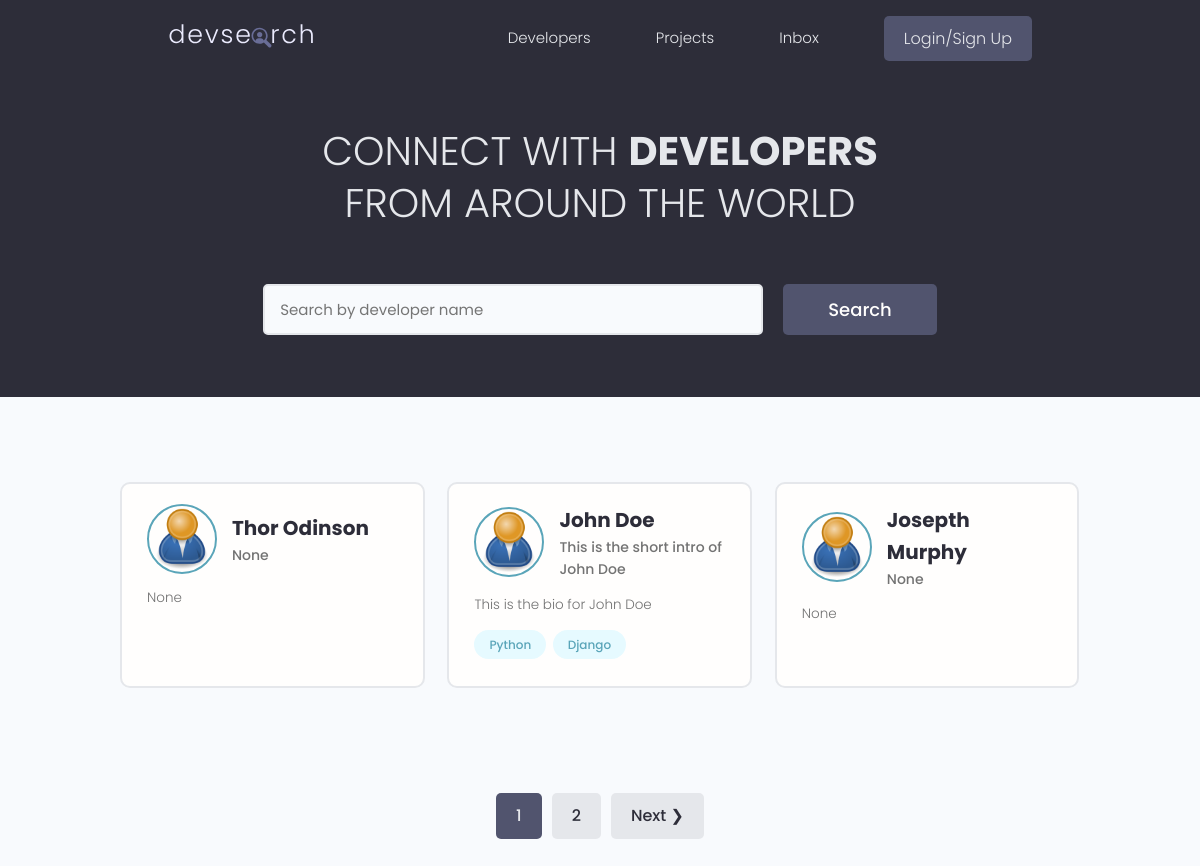
The page / on the database its author committed.
### users/models.py (models this page shows, shortened)
class Profile(models.Model):
    user = models.OneToOneField(User, on_delete=models.CASCADE, null=True, blank=True)
    name = models.CharField(max_length=200, blank=True, null=True)
    email = models.CharField(max_length=500, blank=True, null=True)
    username = models.CharField(max_length=200, blank=True, null=True)
    location = models.CharField(max_length=200, blank=True, null=True)
    short_intro = models.CharField(max_length=200, blank=True, null=True)
    bio = models.TextField(blank=True, null=True)
    profile_image = models.ImageField(null=True, blank=True, upload_to='profiles/', default="profiles/user-default.PNG")
    social_twitter = models.CharField(max_length=200, blank=True, null=True)
    social_linkedin = models.CharField(max_length=200, blank=True, null=True)
    social_github = models.CharField(max_length=200, blank=True, null=True)
    social_youtube = models.CharField(max_length=200, blank=True, null=True)
    social_website = models.CharField(max_length=200, blank=True, null=True)
    created = models.DateField(auto_now_add=True)
    id = models.UUIDField(default=uuid.uuid4, unique=True, primary_key=True, editable=False)

class Skill(models.Model):
    owner = models.ForeignKey(Profile,on_delete=models.CASCADE, null=True, blank=True)
    name = models.CharField(max_length=200, blank=True, null=True)
    description = models.TextField(null=True, blank=True)
    created = models.DateField(auto_now_add=True)
    id = models.UUIDField(default=uuid.uuid4, unique=True, primary_key=True, editable=False)
    def __str__(self):
        return str(self.name)

### users/views.py (the view)
# urls.py: path('', views.profiles, name="profiles"),
def profiles(request):
    profiles, search_query = searchProfiles(request)
    custom_range, profiles = paginateProfiles(request, profiles, 3)
    context = {'profiles': profiles, 'search_query': search_query,
               'custom_range' : custom_range}
    return render(request, 'users/profiles.html', context)

### users/utils.py (called while the page is built)
def paginateProfiles(request, profiles, results):
    paginator = Paginator(profiles, results)
    page = request.GET.get('page')
    try:
        profiles = paginator.page(page)
    except PageNotAnInteger:
        page = 1
        profiles = paginator.page(page)
    except EmptyPage:
        page = paginator.num_pages
        profiles = paginator.page(page)
    leftIndex = (int(page) - 4)
    if leftIndex < 1:
        leftIndex = 1
    rightIndex = (int(page) + 5)
    if rightIndex > paginator.num_pages:
        rightIndex = paginator.num_pages + 1
    custom_range = range(leftIndex, rightIndex)
    return custom_range, profiles

def searchProfiles(request):
    search_query = ''
    if request.GET.get('search_query'):
        search_query = request.GET.get('search_query')
    skills = Skill.objects.filter(name__icontains=search_query)
    profiles = Profile.objects.distinct().filter(
        Q(name__icontains=search_query) |
        Q(short_intro__icontains=search_query) |
        Q(skill__in=skills))
    return profiles, search_query

### users/templates/users/profiles.html (shortened to what this page needs)
{% extends 'main.html' %}
{% block content %}
<main class="home">
    <section class="hero-section text-center">
      <div class="container container--narrow">
        <div class="hero-section__box">
          <h2>CONNECT WITH <span>DEVELOPERS</span></h2>
          <h2>FROM AROUND THE WORLD</h2>
        </div>
        <div class="hero-section__search">
          <form class="form" action="{% url 'profiles' %}" method="get">
            <div class="form__field">
              <input class="input input--text" id="formInput#search" type="text" name="search_query"
               value="{{search_query}}" placeholder="Search by developer name" />
            </div>
            <input class="btn btn--sub btn--lg" type="submit" value="Search" />
          </form>
        </div>
      </div>
    </section>
    <section class="devlist">
      <div class="container">
        <div class="grid grid--three">
          {% for profile in profiles %}
          <div class="column card">
            <div class="dev">
              <a href="{% url 'user-profile' profile.id %}" class="card__body">
                <div class="dev__profile">
                  <img class="avatar avatar--md" src="{{ profile.profile_image.url}}" alt="image"  />
                  <div class="dev__meta">
                    <h3>{{profile.name}}</h3>
                    <h5>{{profile.short_intro|slice:"60"}}</h5>
                  </div>
                </div>
                <p class="dev__info">{{profile.bio|slice:"150"}}
                </p>
                <div class="dev__skills">
                  {% for skill in profile.skill_set.all|slice:"5" %}
                  <span class="tag tag--pill tag--main">
                    <small>{{skill}}</small>
                  </span>
                  {% endfor %}
                </div>
              </a>
            </div>
          </div>
          {% endfor %}
        </div>
      </div>
    </section>
    {% include 'pagination.html' with queryset=profiles custom_range=custom_range %}
  </main>
{% endblock content%}

### static/styles/app.css (style rules this page uses)
:root { --color-sub: #2d2d39; }
.btn--sub { background-color: var(--color-sub-light); }
.card { border: 2px solid var(--color-light); }
img { width: 100%; }
.hero-section { height: 40vh; display: flex; align-items: center; background-color: var(--color-sub); }
.hero-section__box { margin-bottom: 4rem; }
.hero-section__box > h2, .hero-section__box > h2 > span { font-size: 4rem; color: var(--color-light); line-height: 1.3; text-transform: uppercase; }
.hero-section__box > h2 { font-weight: 300; }
.hero-section__box > h2 > span { font-weight: 700; }
.hero-section__search > .form { display: flex; align-items: center; justify-content: center; gap: 2rem; }
.hero-section__search > .form input.input--text { width: 50rem; }
.devlist { margin-top: 8rem; }
.devlist .grid { align-items: stretch; }
.devlist .dev .dev__profile { display: flex; align-items: center; gap: 1.5rem; }
.devlist .dev .dev__meta h3 { color: var(--color-sub); font-size: 2rem; font-weight: 700; }
.devlist .dev .dev__meta h5 { color: var(--color-text); font-size: 1.4rem; font-weight: 500; }
.devlist .dev .dev__info { margin: 1.5rem 0; font-size: 1.35rem; line-height: 1.4; text-align: justify; }

### static/uikit/styles/modules/_variables.css (style rules this page uses)
:root { --color-main: #5aa5b9; --color-main-light: #e6faff; --color-sub: #3f4156; --color-sub-light: #51546e; --color-sub-lighter: #ededfd; --color-text: #737373; --color-gray: #8b8b8b; --color-light: #e5e7eb; --color-light-gray: #767676; --color-bg: #f8fafd; --color-white: #fffefd; --color-white-light: #f3f3f3; --color-success: #359e64; --color-success-bg: #def8e8; --color-error: #fc4b0b; --color-error-bg: #fff2ee; --font-base: 'Poppins', arial, helvetica, 'Segoe UI', roboto, ubuntu, sans-serif; --font-monospace: 'Fira Code', 'Courier New', courier, monospace; --font-regular: 300; --font-medium: 500; --font-bold: 700; --generic-shadow: 1px 1px 5px #00000010; --generic-transition: all 0.3s ease-in-out; }

### static/uikit/styles/modules/_base.css (style rules this page uses)
* { margin: 0; padding: 0; box-sizing: border-box; text-rendering: optimizeLegibility; color: inherit; font-size: inherit; }
html { font-size: 50%; }
@media only screen and (min-width: 480px) { html { font-size: 56.25%; } }
@media only screen and (min-width: 1200px) { html { font-size: 62.5%; } }
body { line-height: 1.6; font-weight: 400; font-size: 1.5rem; color: var(--color-text); background-color: var(--color-bg); min-height: 100vh; }

### static/uikit/styles/modules/_typography.css (style rules this page uses)
* { font-family: var(--font-base); }
h2 { font-size: 3.6rem; font-weight: var(--font-bold); }
h3 { font-size: 3.2rem; font-weight: var(--font-medium); }
h5 { font-size: 2.4rem; font-weight: var(--font-medium); }
h5, h6 { font-weight: var(--font-regular); }
p, span, strong { font-size: 1.6rem; color: var(--color-text); font-weight: var(--font-regular); }
a { padding-bottom: 2px; text-decoration: none; display: inline-block; color: var(--color-main); font-weight: var(--font-medium); }

### static/uikit/styles/modules/_utilities.css (style rules this page uses)
.container { width: 92%; max-width: 165rem; margin: 0 auto; box-sizing: border-box; }
.container--narrow { width: 92%; max-width: 120rem; }
@media screen and (min-width: 1000px) { .container { width: 90%; } }
@media screen and (min-width: 1000px) { .container--narrow { width: 85%; } }
@media screen and (min-width: 1200px) { .container { width: 80%; } }
@media screen and (min-width: 1200px) { .container--narrow { width: 72%; } }
.text-center { text-align: center; }

### static/uikit/styles/modules/_avatar.css (style rules this page uses)
.avatar { border-radius: 50%; border: 2px solid var(--color-main); object-fit: cover; }
.avatar--md { height: 7rem; width: 7rem; }

### static/uikit/styles/modules/_button.css (style rules this page uses)
.btn { display: inline-block; position: relative; cursor: pointer; background-color: var(--color-light); font-weight: var(--font-medium); color: var(--color-sub); text-decoration: none; padding: 1rem 2rem; border-radius: 0.5rem; border: none; width: -webkit-fit-content; width: -moz-fit-content; width: fit-content; height: -webkit-fit-content; height: -moz-fit-content; height: fit-content; font-size: 1.6rem; outline-width: 0; outline-color: transparent; -webkit-backface-visibility: hidden; backface-visibility: hidden; transition: all 0.3s ease-in-out; }
.btn--sub { background-color: var(--color-sub); color: var(--color-white); }
.btn--lg { font-size: 1.8rem; padding: 1.2rem 4.5rem; }

### static/uikit/styles/modules/_card.css (style rules this page uses)
.card { border-radius: 1rem; background-color: var(--color-white); border: 1.5px solid var(--color-light); width: auto; height: auto; margin-top: 0.5rem; margin-bottom: 0.5rem; overflow: hidden; }
.card__body, .card__header { padding: 2rem 2.5rem; }

### rows shown on the page
Profile: profile_image (placeholder picture), name "Thor Odinson", short_intro "None", bio "None"
Profile: profile_image (placeholder picture), name "John Doe", short_intro "This is the short intro of John Doe", bio "This is the bio for John Doe"
Skill: name "Python"
Skill: name "Django"
Profile: profile_image (placeholder picture), name "Josepth Murphy", short_intro "None", bio "None"

### other values the page prints
{{ page }} "1"
{{ page }} "2"
